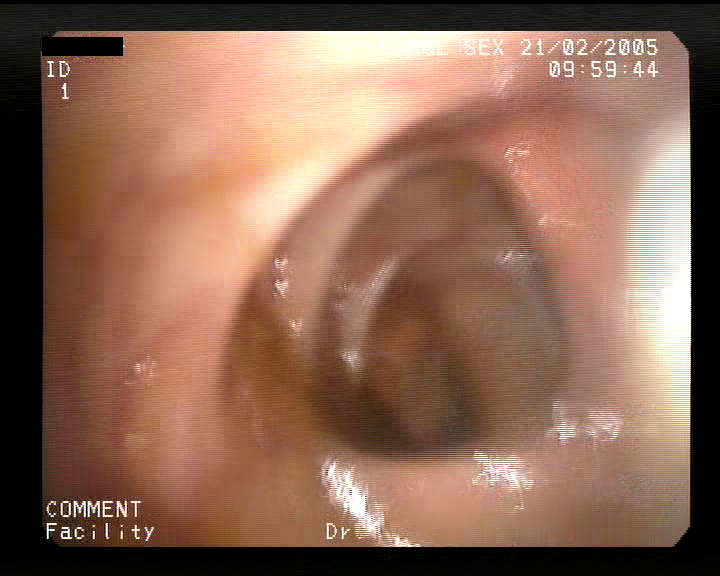
#> input picture to-capsule-converter/images/000001.png, 720 x 576 px
$ python converter.py   (older library calls are emulated)
#> lines starting #> are read from the running program, lines starting #| are printed output that depends on the picture; after the words box and inside, x2 and y2 are one past the last pixel; in counts of white or black regions, pixels touching at a corner belong together
import cv2
import numpy as np

def convert_to_capsule_style_fisheye(input_path: str, output_path: str, output_size=(512, 512), zoom_factor=1.0):
#> called with input_path = './images/000001.png', output_size = (512, 512), zoom_factor = 1.13
    img = cv2.imread(input_path)
#> img is the input picture: shape (576, 720, 3); mean B, G, R 85.3, 103.5, 139.9
    h_orig, w_orig = img.shape[:2]
#> h_orig = 576; w_orig = 720

    img_resized = cv2.resize(img, output_size)
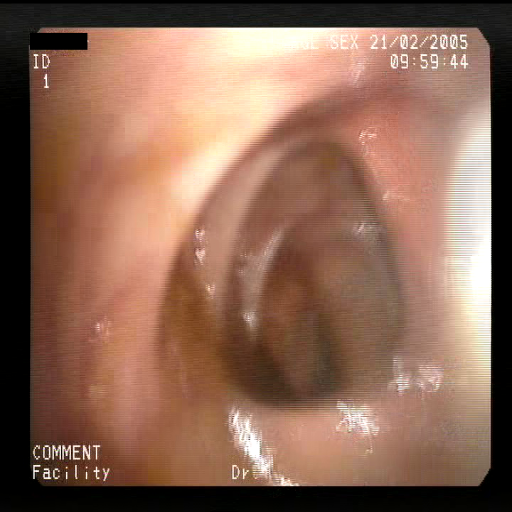
#> img_resized: shape (512, 512, 3); mean B, G, R 85.2, 103.4, 139.8

    h, w = output_size
    K = np.array([[w/2, 0, w/2],
                  [0, w/2, h/2],
                  [0,   0,   1]], dtype=np.float32)
    D = np.array([-0.4, 0.1, 0, 0], dtype=np.float32)

    map1, map2 = cv2.initUndistortRectifyMap(K, D, None, K, (w, h), cv2.CV_32FC1)
    fisheye_img = cv2.remap(img_resized, map1, map2, interpolation=cv2.INTER_LINEAR)
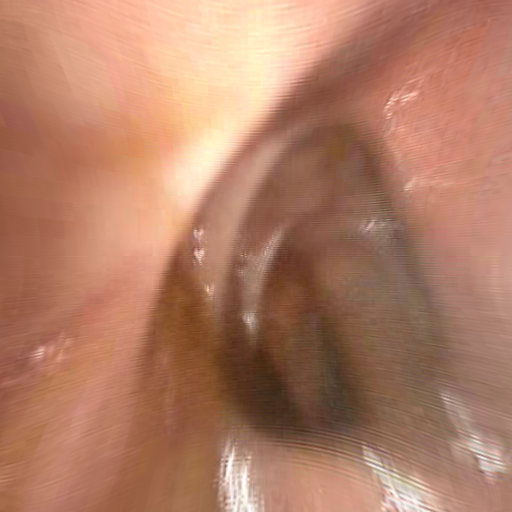
#> fisheye_img: shape (512, 512, 3); mean B, G, R 102.1, 125.9, 177.4

    mask = np.zeros((h, w), dtype=np.uint8)
    center = (w // 2, h // 2)
    radius = min(center) - 5
    cv2.circle(mask, center, radius, 255, -1)
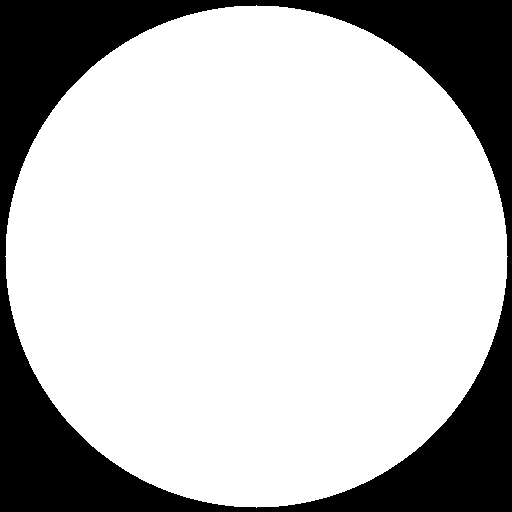
#> mask: shape (512, 512); 75.5% white; 1 black region, box (x1, y1, x2, y2) and area: (0, 0, 512, 512) 64295

    result = np.zeros_like(fisheye_img)
    for c in range(3):
        result[:, :, c] = cv2.bitwise_and(fisheye_img[:, :, c], mask)
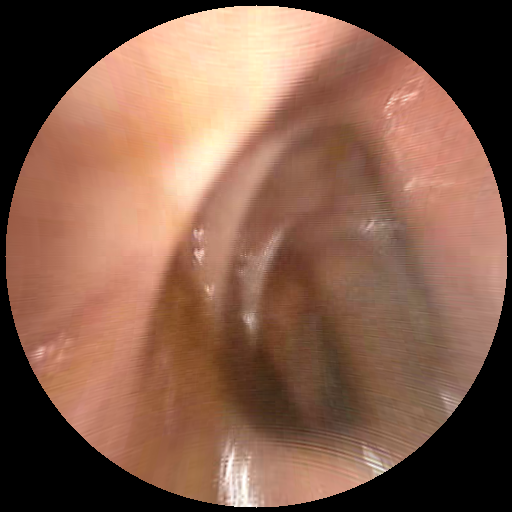
#> result: shape (512, 512, 3); mean B, G, R 75, 93.5, 131.4

    if zoom_factor != 1.0:
        new_w = int(w / zoom_factor)
        new_h = int(h / zoom_factor)
        x1 = (w - new_w) // 2
        y1 = (h - new_h) // 2
        zoomed = result[y1:y1 + new_h, x1:x1 + new_w]
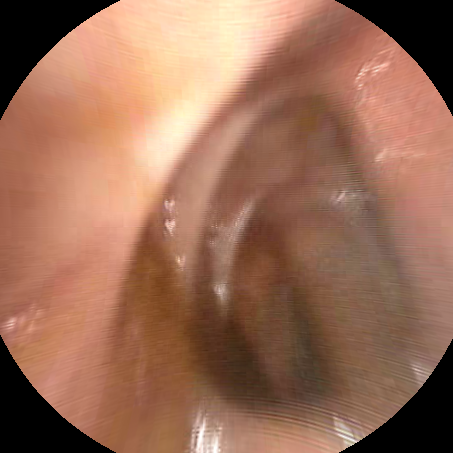
#> zoomed: shape (453, 453, 3); mean B, G, R 87, 109.1, 154
        result = cv2.resize(zoomed, output_size)

    # Save output
    cv2.imwrite(output_path, result)
    print(f"Saved zoomed fisheye capsule-style image to {output_path}")

# Usage
convert_to_capsule_style_fisheye("./images/000001.png", "./converted-images/capsule_like_output.jpg", zoom_factor=1.13)
